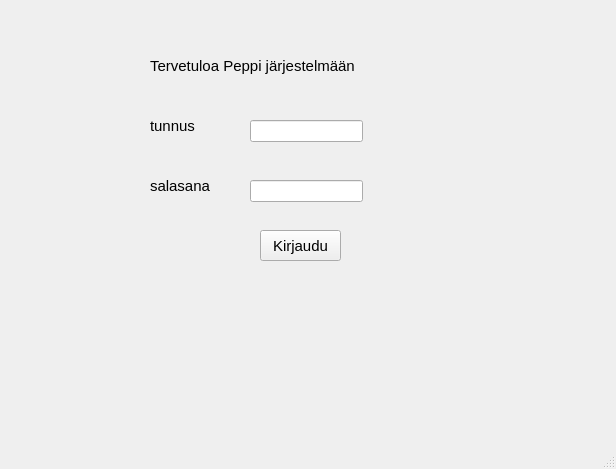
<?xml version="1.0" encoding="UTF-8"?>
<ui version="4.0">
 <class>MainWindow</class>
 <widget class="QMainWindow" name="MainWindow">
  <property name="geometry">
   <rect>
    <x>0</x>
    <y>0</y>
    <width>616</width>
    <height>469</height>
   </rect>
  </property>
  <property name="windowTitle">
   <string>MainWindow</string>
  </property>
  <widget class="QWidget" name="centralwidget">
   <widget class="QLabel" name="label">
    <property name="geometry">
     <rect>
      <x>150</x>
      <y>100</y>
      <width>71</width>
      <height>51</height>
     </rect>
    </property>
    <property name="font">
     <font>
      <pointsize>11</pointsize>
     </font>
    </property>
    <property name="text">
     <string>tunnus</string>
    </property>
   </widget>
   <widget class="QLabel" name="label_2">
    <property name="geometry">
     <rect>
      <x>150</x>
      <y>160</y>
      <width>71</width>
      <height>51</height>
     </rect>
    </property>
    <property name="font">
     <font>
      <pointsize>11</pointsize>
     </font>
    </property>
    <property name="text">
     <string>salasana</string>
    </property>
   </widget>
   <widget class="QLineEdit" name="textUsername">
    <property name="geometry">
     <rect>
      <x>250</x>
      <y>120</y>
      <width>113</width>
      <height>22</height>
     </rect>
    </property>
    <property name="font">
     <font>
      <pointsize>11</pointsize>
     </font>
    </property>
   </widget>
   <widget class="QLineEdit" name="textPassword">
    <property name="geometry">
     <rect>
      <x>250</x>
      <y>180</y>
      <width>113</width>
      <height>22</height>
     </rect>
    </property>
    <property name="font">
     <font>
      <pointsize>11</pointsize>
     </font>
    </property>
   </widget>
   <widget class="QPushButton" name="btnLogin">
    <property name="geometry">
     <rect>
      <x>260</x>
      <y>230</y>
      <width>81</width>
      <height>31</height>
     </rect>
    </property>
    <property name="font">
     <font>
      <pointsize>11</pointsize>
     </font>
    </property>
    <property name="text">
     <string>Kirjaudu</string>
    </property>
   </widget>
   <widget class="QLabel" name="labelInfo">
    <property name="geometry">
     <rect>
      <x>180</x>
      <y>300</y>
      <width>271</width>
      <height>31</height>
     </rect>
    </property>
    <property name="font">
     <font>
      <pointsize>11</pointsize>
     </font>
    </property>
    <property name="text">
     <string/>
    </property>
   </widget>
   <widget class="QLabel" name="label_4">
    <property name="geometry">
     <rect>
      <x>150</x>
      <y>50</y>
      <width>271</width>
      <height>31</height>
     </rect>
    </property>
    <property name="font">
     <font>
      <pointsize>11</pointsize>
     </font>
    </property>
    <property name="text">
     <string>Tervetuloa Peppi järjestelmään</string>
    </property>
   </widget>
  </widget>
  <widget class="QMenuBar" name="menubar">
   <property name="geometry">
    <rect>
     <x>0</x>
     <y>0</y>
     <width>616</width>
     <height>22</height>
    </rect>
   </property>
  </widget>
  <widget class="QStatusBar" name="statusbar"/>
 </widget>
 <resources/>
 <connections/>
</ui>
